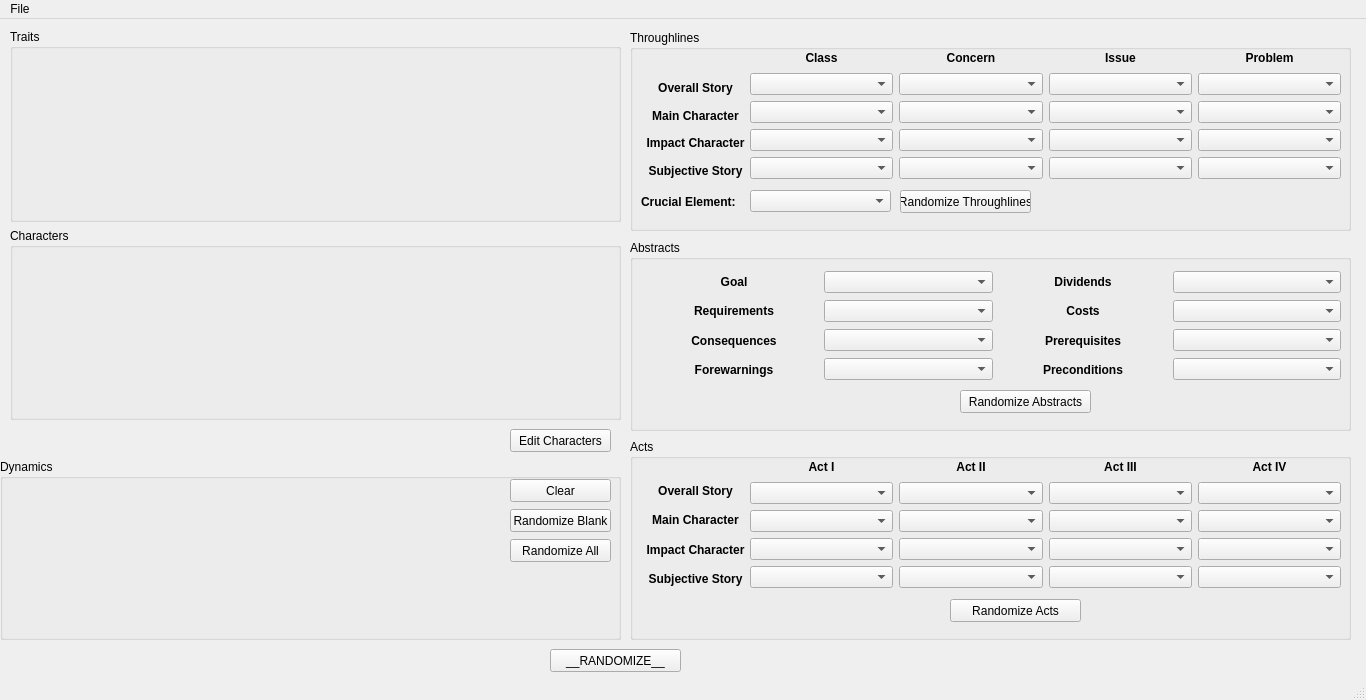
<?xml version="1.0" encoding="UTF-8"?>
<ui version="4.0">
 <class>MainWindow</class>
 <widget class="QMainWindow" name="MainWindow">
  <property name="geometry">
   <rect>
    <x>0</x>
    <y>0</y>
    <width>1366</width>
    <height>700</height>
   </rect>
  </property>
  <property name="sizePolicy">
   <sizepolicy hsizetype="Fixed" vsizetype="Fixed">
    <horstretch>0</horstretch>
    <verstretch>0</verstretch>
   </sizepolicy>
  </property>
  <property name="windowTitle">
   <string>Story Randomizer</string>
  </property>
  <property name="autoFillBackground">
   <bool>true</bool>
  </property>
  <widget class="QWidget" name="centralwidget">
   <widget class="QPushButton" name="b_Edit_Characters">
    <property name="geometry">
     <rect>
      <x>510</x>
      <y>410</y>
      <width>101</width>
      <height>23</height>
     </rect>
    </property>
    <property name="text">
     <string>Edit Characters</string>
    </property>
    <property name="checkable">
     <bool>false</bool>
    </property>
    <property name="checked">
     <bool>false</bool>
    </property>
   </widget>
   <widget class="QGroupBox" name="groupBox">
    <property name="geometry">
     <rect>
      <x>630</x>
      <y>420</y>
      <width>721</width>
      <height>201</height>
     </rect>
    </property>
    <property name="title">
     <string>Acts</string>
    </property>
    <widget class="QPushButton" name="b_rand_acts_all">
     <property name="geometry">
      <rect>
       <x>320</x>
       <y>160</y>
       <width>131</width>
       <height>23</height>
      </rect>
     </property>
     <property name="text">
      <string>Randomize Acts</string>
     </property>
     <property name="checkable">
      <bool>false</bool>
     </property>
     <property name="checked">
      <bool>false</bool>
     </property>
    </widget>
    <widget class="QWidget" name="layoutWidget_5">
     <property name="geometry">
      <rect>
       <x>10</x>
       <y>40</y>
       <width>111</width>
       <height>111</height>
      </rect>
     </property>
     <layout class="QVBoxLayout" name="verticalLayout_4">
      <item>
       <widget class="QLabel" name="label_10">
        <property name="font">
         <font>
          <weight>75</weight>
          <bold>true</bold>
         </font>
        </property>
        <property name="text">
         <string>Overall Story</string>
        </property>
        <property name="alignment">
         <set>Qt::AlignCenter</set>
        </property>
       </widget>
      </item>
      <item>
       <widget class="QLabel" name="label_11">
        <property name="font">
         <font>
          <weight>75</weight>
          <bold>true</bold>
         </font>
        </property>
        <property name="text">
         <string>Main Character</string>
        </property>
        <property name="alignment">
         <set>Qt::AlignCenter</set>
        </property>
       </widget>
      </item>
      <item>
       <widget class="QLabel" name="label_12">
        <property name="font">
         <font>
          <weight>75</weight>
          <bold>true</bold>
         </font>
        </property>
        <property name="text">
         <string>Impact Character</string>
        </property>
        <property name="alignment">
         <set>Qt::AlignCenter</set>
        </property>
       </widget>
      </item>
      <item>
       <widget class="QLabel" name="label_13">
        <property name="font">
         <font>
          <weight>75</weight>
          <bold>true</bold>
         </font>
        </property>
        <property name="text">
         <string>Subjective Story</string>
        </property>
        <property name="alignment">
         <set>Qt::AlignCenter</set>
        </property>
       </widget>
      </item>
     </layout>
    </widget>
    <widget class="QWidget" name="layoutWidget_6">
     <property name="geometry">
      <rect>
       <x>120</x>
       <y>18</y>
       <width>591</width>
       <height>131</height>
      </rect>
     </property>
     <layout class="QVBoxLayout" name="layout_acts">
      <item>
       <layout class="QHBoxLayout" name="horizontalLayout_3">
        <item>
         <widget class="QLabel" name="label_22">
          <property name="font">
           <font>
            <weight>75</weight>
            <bold>true</bold>
            <kerning>true</kerning>
           </font>
          </property>
          <property name="text">
           <string>Act I</string>
          </property>
          <property name="alignment">
           <set>Qt::AlignCenter</set>
          </property>
         </widget>
        </item>
        <item>
         <widget class="QLabel" name="label_23">
          <property name="font">
           <font>
            <weight>75</weight>
            <bold>true</bold>
            <kerning>true</kerning>
           </font>
          </property>
          <property name="text">
           <string>Act II</string>
          </property>
          <property name="alignment">
           <set>Qt::AlignCenter</set>
          </property>
         </widget>
        </item>
        <item>
         <widget class="QLabel" name="label_24">
          <property name="font">
           <font>
            <weight>75</weight>
            <bold>true</bold>
            <kerning>true</kerning>
           </font>
          </property>
          <property name="text">
           <string>Act III</string>
          </property>
          <property name="alignment">
           <set>Qt::AlignCenter</set>
          </property>
         </widget>
        </item>
        <item>
         <widget class="QLabel" name="label_25">
          <property name="font">
           <font>
            <weight>75</weight>
            <bold>true</bold>
            <kerning>true</kerning>
           </font>
          </property>
          <property name="text">
           <string>Act IV</string>
          </property>
          <property name="alignment">
           <set>Qt::AlignCenter</set>
          </property>
         </widget>
        </item>
       </layout>
      </item>
      <item>
       <layout class="QHBoxLayout" name="h_Overall_story_2">
        <item>
         <widget class="QComboBox" name="cb_Class_4">
          <property name="iconSize">
           <size>
            <width>10</width>
            <height>10</height>
           </size>
          </property>
          <property name="frame">
           <bool>true</bool>
          </property>
         </widget>
        </item>
        <item>
         <widget class="QComboBox" name="cb_Concern_4">
          <property name="maxVisibleItems">
           <number>10</number>
          </property>
         </widget>
        </item>
        <item>
         <widget class="QComboBox" name="cb_Issue_4"/>
        </item>
        <item>
         <widget class="QComboBox" name="cb_Problem_4"/>
        </item>
       </layout>
      </item>
      <item>
       <layout class="QHBoxLayout" name="h_Main_Character_2">
        <item>
         <widget class="QComboBox" name="cb_Class_5"/>
        </item>
        <item>
         <widget class="QComboBox" name="cb_Concern_5"/>
        </item>
        <item>
         <widget class="QComboBox" name="cb_Issue_5"/>
        </item>
        <item>
         <widget class="QComboBox" name="cb_Problem_5"/>
        </item>
       </layout>
      </item>
      <item>
       <layout class="QHBoxLayout" name="h_Impact_Character_2">
        <item>
         <widget class="QComboBox" name="cb_Class_6"/>
        </item>
        <item>
         <widget class="QComboBox" name="cb_Concern_6"/>
        </item>
        <item>
         <widget class="QComboBox" name="cb_Issue_6"/>
        </item>
        <item>
         <widget class="QComboBox" name="cb_Problem_6"/>
        </item>
       </layout>
      </item>
      <item>
       <layout class="QHBoxLayout" name="h_Subjective_Story_2">
        <item>
         <widget class="QComboBox" name="cb_Class_7"/>
        </item>
        <item>
         <widget class="QComboBox" name="cb_Concern_7"/>
        </item>
        <item>
         <widget class="QComboBox" name="cb_Issue_7"/>
        </item>
        <item>
         <widget class="QComboBox" name="cb_Problem_7"/>
        </item>
       </layout>
      </item>
     </layout>
    </widget>
   </widget>
   <widget class="QGroupBox" name="groupBox_2">
    <property name="geometry">
     <rect>
      <x>630</x>
      <y>11</y>
      <width>721</width>
      <height>201</height>
     </rect>
    </property>
    <property name="title">
     <string>Throughlines</string>
    </property>
    <widget class="QLabel" name="label_9">
     <property name="geometry">
      <rect>
       <x>8</x>
       <y>160</y>
       <width>101</width>
       <height>23</height>
      </rect>
     </property>
     <property name="font">
      <font>
       <weight>75</weight>
       <bold>true</bold>
      </font>
     </property>
     <property name="text">
      <string>Crucial Element: </string>
     </property>
     <property name="alignment">
      <set>Qt::AlignRight|Qt::AlignTrailing|Qt::AlignVCenter</set>
     </property>
    </widget>
    <widget class="QPushButton" name="b_rand_thr_all">
     <property name="geometry">
      <rect>
       <x>270</x>
       <y>160</y>
       <width>131</width>
       <height>23</height>
      </rect>
     </property>
     <property name="text">
      <string>Randomize Throughlines</string>
     </property>
     <property name="checkable">
      <bool>false</bool>
     </property>
     <property name="checked">
      <bool>false</bool>
     </property>
    </widget>
    <widget class="QWidget" name="layoutWidget">
     <property name="geometry">
      <rect>
       <x>10</x>
       <y>20</y>
       <width>111</width>
       <height>131</height>
      </rect>
     </property>
     <layout class="QVBoxLayout" name="verticalLayout">
      <item>
       <widget class="QLabel" name="label_26">
        <property name="font">
         <font>
          <weight>75</weight>
          <bold>true</bold>
         </font>
        </property>
        <property name="text">
         <string/>
        </property>
        <property name="alignment">
         <set>Qt::AlignCenter</set>
        </property>
       </widget>
      </item>
      <item>
       <widget class="QLabel" name="label_5">
        <property name="font">
         <font>
          <weight>75</weight>
          <bold>true</bold>
         </font>
        </property>
        <property name="text">
         <string>Overall Story</string>
        </property>
        <property name="alignment">
         <set>Qt::AlignCenter</set>
        </property>
       </widget>
      </item>
      <item>
       <widget class="QLabel" name="label_6">
        <property name="font">
         <font>
          <weight>75</weight>
          <bold>true</bold>
         </font>
        </property>
        <property name="text">
         <string>Main Character</string>
        </property>
        <property name="alignment">
         <set>Qt::AlignCenter</set>
        </property>
       </widget>
      </item>
      <item>
       <widget class="QLabel" name="label_7">
        <property name="font">
         <font>
          <weight>75</weight>
          <bold>true</bold>
         </font>
        </property>
        <property name="text">
         <string>Impact Character</string>
        </property>
        <property name="alignment">
         <set>Qt::AlignCenter</set>
        </property>
       </widget>
      </item>
      <item>
       <widget class="QLabel" name="label_8">
        <property name="font">
         <font>
          <weight>75</weight>
          <bold>true</bold>
         </font>
        </property>
        <property name="text">
         <string>Subjective Story</string>
        </property>
        <property name="alignment">
         <set>Qt::AlignCenter</set>
        </property>
       </widget>
      </item>
     </layout>
    </widget>
    <widget class="QWidget" name="layoutWidget">
     <property name="geometry">
      <rect>
       <x>120</x>
       <y>18</y>
       <width>591</width>
       <height>131</height>
      </rect>
     </property>
     <layout class="QVBoxLayout" name="layout_throughlines">
      <item>
       <layout class="QHBoxLayout" name="horizontalLayout_2">
        <item>
         <widget class="QLabel" name="label">
          <property name="font">
           <font>
            <weight>75</weight>
            <bold>true</bold>
            <kerning>true</kerning>
           </font>
          </property>
          <property name="text">
           <string>Class</string>
          </property>
          <property name="alignment">
           <set>Qt::AlignCenter</set>
          </property>
         </widget>
        </item>
        <item>
         <widget class="QLabel" name="label_2">
          <property name="font">
           <font>
            <weight>75</weight>
            <bold>true</bold>
            <kerning>true</kerning>
           </font>
          </property>
          <property name="text">
           <string>Concern</string>
          </property>
          <property name="alignment">
           <set>Qt::AlignCenter</set>
          </property>
         </widget>
        </item>
        <item>
         <widget class="QLabel" name="label_3">
          <property name="font">
           <font>
            <weight>75</weight>
            <bold>true</bold>
            <kerning>true</kerning>
           </font>
          </property>
          <property name="text">
           <string>Issue</string>
          </property>
          <property name="alignment">
           <set>Qt::AlignCenter</set>
          </property>
         </widget>
        </item>
        <item>
         <widget class="QLabel" name="label_4">
          <property name="font">
           <font>
            <weight>75</weight>
            <bold>true</bold>
            <kerning>true</kerning>
           </font>
          </property>
          <property name="text">
           <string>Problem</string>
          </property>
          <property name="alignment">
           <set>Qt::AlignCenter</set>
          </property>
         </widget>
        </item>
       </layout>
      </item>
      <item>
       <layout class="QHBoxLayout" name="h_Overall_story">
        <item>
         <widget class="QComboBox" name="cb_Class_0">
          <property name="iconSize">
           <size>
            <width>10</width>
            <height>10</height>
           </size>
          </property>
          <property name="frame">
           <bool>true</bool>
          </property>
         </widget>
        </item>
        <item>
         <widget class="QComboBox" name="cb_Concern_0">
          <property name="maxVisibleItems">
           <number>10</number>
          </property>
         </widget>
        </item>
        <item>
         <widget class="QComboBox" name="cb_Issue_0"/>
        </item>
        <item>
         <widget class="QComboBox" name="cb_Problem_0"/>
        </item>
       </layout>
      </item>
      <item>
       <layout class="QHBoxLayout" name="h_Main_Character">
        <item>
         <widget class="QComboBox" name="cb_Class_1"/>
        </item>
        <item>
         <widget class="QComboBox" name="cb_Concern_1"/>
        </item>
        <item>
         <widget class="QComboBox" name="cb_Issue_1"/>
        </item>
        <item>
         <widget class="QComboBox" name="cb_Problem_1"/>
        </item>
       </layout>
      </item>
      <item>
       <layout class="QHBoxLayout" name="h_Impact_Character">
        <item>
         <widget class="QComboBox" name="cb_Class_2"/>
        </item>
        <item>
         <widget class="QComboBox" name="cb_Concern_2"/>
        </item>
        <item>
         <widget class="QComboBox" name="cb_Issue_2"/>
        </item>
        <item>
         <widget class="QComboBox" name="cb_Problem_2"/>
        </item>
       </layout>
      </item>
      <item>
       <layout class="QHBoxLayout" name="h_Subjective_Story">
        <item>
         <widget class="QComboBox" name="cb_Class_3"/>
        </item>
        <item>
         <widget class="QComboBox" name="cb_Concern_3"/>
        </item>
        <item>
         <widget class="QComboBox" name="cb_Issue_3"/>
        </item>
        <item>
         <widget class="QComboBox" name="cb_Problem_3"/>
        </item>
       </layout>
      </item>
     </layout>
    </widget>
    <widget class="QComboBox" name="cb_Crucial_Element">
     <property name="geometry">
      <rect>
       <x>120</x>
       <y>160</y>
       <width>141</width>
       <height>22</height>
      </rect>
     </property>
    </widget>
   </widget>
   <widget class="QGroupBox" name="groupBox_3">
    <property name="geometry">
     <rect>
      <x>630</x>
      <y>221</y>
      <width>721</width>
      <height>191</height>
     </rect>
    </property>
    <property name="title">
     <string>Abstracts</string>
    </property>
    <widget class="QPushButton" name="b_rand_abs_all">
     <property name="geometry">
      <rect>
       <x>330</x>
       <y>150</y>
       <width>131</width>
       <height>23</height>
      </rect>
     </property>
     <property name="text">
      <string>Randomize Abstracts</string>
     </property>
     <property name="checkable">
      <bool>false</bool>
     </property>
     <property name="checked">
      <bool>false</bool>
     </property>
    </widget>
    <widget class="QWidget" name="layoutWidget">
     <property name="geometry">
      <rect>
       <x>20</x>
       <y>30</y>
       <width>691</width>
       <height>111</height>
      </rect>
     </property>
     <layout class="QHBoxLayout" name="layout_abstracts">
      <item>
       <layout class="QVBoxLayout" name="verticalLayout_5">
        <item>
         <widget class="QLabel" name="label_21">
          <property name="font">
           <font>
            <weight>75</weight>
            <bold>true</bold>
           </font>
          </property>
          <property name="text">
           <string>Goal</string>
          </property>
          <property name="alignment">
           <set>Qt::AlignCenter</set>
          </property>
         </widget>
        </item>
        <item>
         <widget class="QLabel" name="label_19">
          <property name="font">
           <font>
            <weight>75</weight>
            <bold>true</bold>
           </font>
          </property>
          <property name="text">
           <string>Requirements</string>
          </property>
          <property name="alignment">
           <set>Qt::AlignCenter</set>
          </property>
         </widget>
        </item>
        <item>
         <widget class="QLabel" name="label_18">
          <property name="font">
           <font>
            <weight>75</weight>
            <bold>true</bold>
           </font>
          </property>
          <property name="text">
           <string>Consequences</string>
          </property>
          <property name="alignment">
           <set>Qt::AlignCenter</set>
          </property>
         </widget>
        </item>
        <item>
         <widget class="QLabel" name="label_20">
          <property name="font">
           <font>
            <weight>75</weight>
            <bold>true</bold>
           </font>
          </property>
          <property name="text">
           <string>Forewarnings</string>
          </property>
          <property name="alignment">
           <set>Qt::AlignCenter</set>
          </property>
         </widget>
        </item>
       </layout>
      </item>
      <item>
       <layout class="QVBoxLayout" name="v">
        <item>
         <widget class="QComboBox" name="cb_Abstract_0">
          <property name="iconSize">
           <size>
            <width>10</width>
            <height>10</height>
           </size>
          </property>
          <property name="frame">
           <bool>true</bool>
          </property>
         </widget>
        </item>
        <item>
         <widget class="QComboBox" name="cb_Abstract_1">
          <property name="iconSize">
           <size>
            <width>10</width>
            <height>10</height>
           </size>
          </property>
          <property name="frame">
           <bool>true</bool>
          </property>
         </widget>
        </item>
        <item>
         <widget class="QComboBox" name="cb_Abstract_2">
          <property name="iconSize">
           <size>
            <width>10</width>
            <height>10</height>
           </size>
          </property>
          <property name="frame">
           <bool>true</bool>
          </property>
         </widget>
        </item>
        <item>
         <widget class="QComboBox" name="cb_Abstract_3">
          <property name="iconSize">
           <size>
            <width>10</width>
            <height>10</height>
           </size>
          </property>
          <property name="frame">
           <bool>true</bool>
          </property>
         </widget>
        </item>
       </layout>
      </item>
      <item>
       <layout class="QVBoxLayout" name="verticalLayout_3">
        <item>
         <widget class="QLabel" name="label_14">
          <property name="font">
           <font>
            <weight>75</weight>
            <bold>true</bold>
           </font>
          </property>
          <property name="text">
           <string>Dividends</string>
          </property>
          <property name="alignment">
           <set>Qt::AlignCenter</set>
          </property>
         </widget>
        </item>
        <item>
         <widget class="QLabel" name="label_17">
          <property name="font">
           <font>
            <weight>75</weight>
            <bold>true</bold>
           </font>
          </property>
          <property name="text">
           <string>Costs</string>
          </property>
          <property name="alignment">
           <set>Qt::AlignCenter</set>
          </property>
         </widget>
        </item>
        <item>
         <widget class="QLabel" name="label_16">
          <property name="font">
           <font>
            <weight>75</weight>
            <bold>true</bold>
           </font>
          </property>
          <property name="text">
           <string>Prerequisites</string>
          </property>
          <property name="alignment">
           <set>Qt::AlignCenter</set>
          </property>
         </widget>
        </item>
        <item>
         <widget class="QLabel" name="label_15">
          <property name="font">
           <font>
            <weight>75</weight>
            <bold>true</bold>
           </font>
          </property>
          <property name="text">
           <string>Preconditions</string>
          </property>
          <property name="alignment">
           <set>Qt::AlignCenter</set>
          </property>
         </widget>
        </item>
       </layout>
      </item>
      <item>
       <layout class="QVBoxLayout" name="verticalLayout_2">
        <item>
         <widget class="QComboBox" name="cb_Abstract_4">
          <property name="iconSize">
           <size>
            <width>10</width>
            <height>10</height>
           </size>
          </property>
          <property name="frame">
           <bool>true</bool>
          </property>
         </widget>
        </item>
        <item>
         <widget class="QComboBox" name="cb_Abstract_5">
          <property name="iconSize">
           <size>
            <width>10</width>
            <height>10</height>
           </size>
          </property>
          <property name="frame">
           <bool>true</bool>
          </property>
         </widget>
        </item>
        <item>
         <widget class="QComboBox" name="cb_Abstract_6">
          <property name="iconSize">
           <size>
            <width>10</width>
            <height>10</height>
           </size>
          </property>
          <property name="frame">
           <bool>true</bool>
          </property>
         </widget>
        </item>
        <item>
         <widget class="QComboBox" name="cb_Abstract_7">
          <property name="iconSize">
           <size>
            <width>10</width>
            <height>10</height>
           </size>
          </property>
          <property name="frame">
           <bool>true</bool>
          </property>
         </widget>
        </item>
       </layout>
      </item>
     </layout>
    </widget>
   </widget>
   <widget class="QGroupBox" name="groupBox_4">
    <property name="geometry">
     <rect>
      <x>0</x>
      <y>440</y>
      <width>621</width>
      <height>181</height>
     </rect>
    </property>
    <property name="title">
     <string>Dynamics</string>
    </property>
    <widget class="QPushButton" name="b_rand_dyn_all">
     <property name="geometry">
      <rect>
       <x>510</x>
       <y>80</y>
       <width>101</width>
       <height>23</height>
      </rect>
     </property>
     <property name="text">
      <string>Randomize All</string>
     </property>
     <property name="checkable">
      <bool>false</bool>
     </property>
     <property name="checked">
      <bool>false</bool>
     </property>
    </widget>
    <widget class="QPushButton" name="b_rand_dyn_miss">
     <property name="geometry">
      <rect>
       <x>510</x>
       <y>50</y>
       <width>101</width>
       <height>23</height>
      </rect>
     </property>
     <property name="text">
      <string>Randomize Blank</string>
     </property>
     <property name="checkable">
      <bool>false</bool>
     </property>
     <property name="checked">
      <bool>false</bool>
     </property>
    </widget>
    <widget class="QPushButton" name="b_clear_dyn">
     <property name="geometry">
      <rect>
       <x>510</x>
       <y>20</y>
       <width>101</width>
       <height>23</height>
      </rect>
     </property>
     <property name="text">
      <string>Clear</string>
     </property>
     <property name="checkable">
      <bool>false</bool>
     </property>
     <property name="checked">
      <bool>false</bool>
     </property>
    </widget>
    <widget class="QWidget" name="layoutWidget">
     <property name="geometry">
      <rect>
       <x>10</x>
       <y>20</y>
       <width>491</width>
       <height>121</height>
      </rect>
     </property>
     <layout class="QHBoxLayout" name="layout_dynamics">
      <item>
       <layout class="QGridLayout" name="grid_c_dynamics"/>
      </item>
      <item>
       <layout class="QGridLayout" name="grid_p_dynamics"/>
      </item>
     </layout>
    </widget>
   </widget>
   <widget class="QWidget" name="layoutWidget">
    <property name="geometry">
     <rect>
      <x>10</x>
      <y>10</y>
      <width>611</width>
      <height>391</height>
     </rect>
    </property>
    <layout class="QVBoxLayout" name="verticalLayout_6">
     <item>
      <widget class="QGroupBox" name="groupBox_5">
       <property name="title">
        <string>Traits</string>
       </property>
       <widget class="QWidget" name="gridLayoutWidget_4">
        <property name="geometry">
         <rect>
          <x>10</x>
          <y>20</y>
          <width>591</width>
          <height>161</height>
         </rect>
        </property>
        <layout class="QGridLayout" name="layout_traits" rowminimumheight="0">
         <property name="sizeConstraint">
          <enum>QLayout::SetNoConstraint</enum>
         </property>
         <property name="spacing">
          <number>0</number>
         </property>
        </layout>
       </widget>
      </widget>
     </item>
     <item>
      <widget class="QGroupBox" name="groupBox_6">
       <property name="title">
        <string>Characters</string>
       </property>
       <widget class="QWidget" name="gridLayoutWidget_3">
        <property name="geometry">
         <rect>
          <x>10</x>
          <y>20</y>
          <width>591</width>
          <height>161</height>
         </rect>
        </property>
        <layout class="QGridLayout" name="layout_chars" rowminimumheight="0">
         <property name="sizeConstraint">
          <enum>QLayout::SetNoConstraint</enum>
         </property>
         <property name="spacing">
          <number>0</number>
         </property>
        </layout>
       </widget>
      </widget>
     </item>
    </layout>
   </widget>
   <widget class="QPushButton" name="b_rand_EVERYTHING">
    <property name="geometry">
     <rect>
      <x>550</x>
      <y>630</y>
      <width>131</width>
      <height>23</height>
     </rect>
    </property>
    <property name="text">
     <string>__RANDOMIZE__</string>
    </property>
    <property name="checkable">
     <bool>false</bool>
    </property>
    <property name="checked">
     <bool>false</bool>
    </property>
   </widget>
  </widget>
  <widget class="QMenuBar" name="menubar">
   <property name="geometry">
    <rect>
     <x>0</x>
     <y>0</y>
     <width>1366</width>
     <height>21</height>
    </rect>
   </property>
   <widget class="QMenu" name="menuFile">
    <property name="title">
     <string>File</string>
    </property>
    <addaction name="actionNew"/>
    <addaction name="actionOpen"/>
    <addaction name="actionSave"/>
    <addaction name="actionExport_pdf"/>
   </widget>
   <addaction name="menuFile"/>
  </widget>
  <widget class="QStatusBar" name="statusbar"/>
  <action name="actionNew">
   <property name="text">
    <string>New</string>
   </property>
  </action>
  <action name="actionOpen">
   <property name="text">
    <string>Open</string>
   </property>
  </action>
  <action name="actionSave">
   <property name="text">
    <string>Save</string>
   </property>
  </action>
  <action name="actionExport_pdf">
   <property name="text">
    <string>Export .pdf</string>
   </property>
  </action>
 </widget>
 <resources/>
 <connections/>
</ui>
